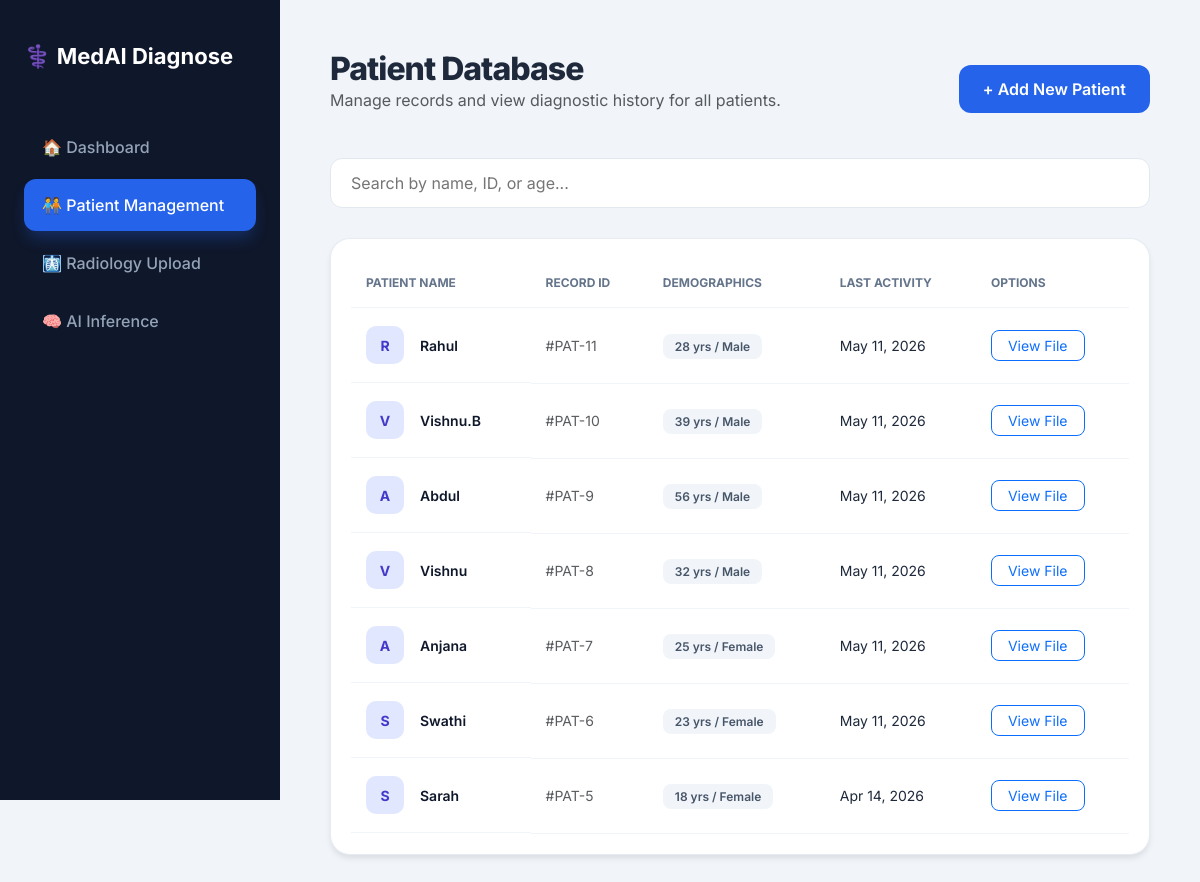
The page /doctor_patient/ (signed in) on the database its author committed.
### analyzer/models.py (models this page shows, shortened)
class Patient(models.Model):
    GENDER_CHOICES = [
        ('Male', 'Male'),
        ('Female', 'Female'),
        ('Other', 'Other'),
    ]
    name = models.CharField(max_length=255)
    age = models.IntegerField()
    gender = models.CharField(max_length=10, choices=GENDER_CHOICES)
    phone = models.CharField(max_length=20, blank=True, null=True)
    email = models.EmailField(blank=True, null=True)
    added_by = models.ForeignKey(User, on_delete=models.CASCADE, related_name='patients', null=True, blank=True)
    created_at = models.DateTimeField(auto_now_add=True)
    @property
    def last_visit(self):
        last_scan = self.scans.order_by('-created_at').first()
        return last_scan.created_at if last_scan else self.created_at

### analyzer/views.py (the view)
# urls.py: path('doctor_patient/',views.doctor_patient,name='doctor_patient'),
@login_required
def doctor_patient(request):
    patients = Patient.objects.filter(added_by=request.user).order_by('-id')
    return render(request, 'analyzer/Doctor_patient.html', {'patients': patients})

### analyzer/templates/analyzer/Doctor_patient.html (shortened to what this page needs)
<!DOCTYPE html>
<html lang="en">
<head>
    <link href="https://cdn.jsdelivr.net/npm/bootstrap@5.3.0/dist/css/bootstrap.min.css" rel="stylesheet">
</head>
<body>
    <aside class="sidebar">
        <a href="{% url 'doctordashboard' %}" class="brand">⚕️ MedAI Diagnose</a>
        <nav class="nav-menu">
            <a href="{% url 'doctordashboard' %}" class="nav-item">🏠 Dashboard</a>
            <a href="{% url 'doctor_patient' %}" class="nav-item active">🧑‍🤝‍🧑 Patient Management</a>
            <a href="{% url 'radiology_upload' %}" class="nav-item">🩻 Radiology Upload</a>
            <a href="{%url 'ai_inference' %}" class="nav-item">🧠 AI Inference</a>
        </nav>
    </aside>
    <main class="main-content">
        <div class="header">
            <div>
                <h1>Patient Database</h1>
                <p class="text-muted">Manage records and view diagnostic history for all patients.</p>
            </div>
            <button class="btn-add" data-bs-toggle="modal" data-bs-target="#addPatientModal">+ Add New Patient</button>
        </div>
        <div class="action-bar">
            <input type="text" class="search-input" id="patientSearch" placeholder="Search by name, ID, or age...">
        </div>
        <div class="patient-card">
            <table id="patientTable">
                <thead>
                    <tr>
                        <th>Patient Name</th>
                        <th>Record ID</th>
                        <th>Demographics</th>
                        <th>Last Activity</th>
                        <th>Options</th>
                    </tr>
                </thead>
                <tbody>
                    {% for patient in patients %}
                    <tr>
                        <td class="d-flex align-items-center gap-3">
                            <div class="avatar">{{ patient.name|slice:":1"|upper }}</div>
                            <span style="font-weight: 600; color: #0f172a;">{{ patient.name }}</span>
                        </td>
                        <td class="text-muted">#PAT-{{ patient.id }}</td>
                        <td><span class="badge-age">{{ patient.age }} yrs / {{ patient.gender }}</span></td>
                        <td>{{ patient.last_visit|date:"M d, Y"|default:"No visits" }}</td>
                        <td>
                            <a href="#" class="btn btn-sm btn-outline-primary px-3" style="border-radius: 8px;">View File</a>
                        </td>
                    </tr>
                    {% endfor %}
                </tbody>
            </table>
        </div>
    </main>
</body>
</html>

### analyzer/templates/analyzer/Doctor_patient.html (style rules this page uses)
:root { --sidebar-width: 280px; --bg-dark: #0f172a; --bg-light: #f1f5f9; --accent-blue: #2563eb; --text-main: #1e293b; --text-muted: #64748b; }
* { margin: 0; padding: 0; box-sizing: border-box; font-family: 'Inter', sans-serif; }
body { background: var(--bg-light); display: flex; min-height: 100vh; color: var(--text-main); }
.sidebar { width: var(--sidebar-width); background: var(--bg-dark); color: white; position: fixed; height: 100vh; padding: 40px 24px; display: flex; flex-direction: column; z-index: 1000; }
.brand { font-size: 22px; font-weight: 700; margin-bottom: 48px; color: white; text-decoration: none; }
.nav-item { display: flex; align-items: center; gap: 12px; padding: 14px 18px; color: #94a3b8; text-decoration: none; border-radius: 12px; margin-bottom: 6px; font-weight: 500; transition: all 0.3s; }
.nav-item.active { background: var(--accent-blue); color: white; box-shadow: 0 10px 15px -3px rgba(37, 99, 235, 0.3); }
.main-content { margin-left: var(--sidebar-width); padding: 50px; width: calc(100% - var(--sidebar-width)); }
.header { display: flex; justify-content: space-between; align-items: center; margin-bottom: 30px; }
.header h1 { font-size: 32px; font-weight: 800; letter-spacing: -1px; margin-bottom: 0; }
.action-bar { display: flex; gap: 15px; margin-bottom: 30px; }
.search-input { flex-grow: 1; border: 1px solid #e2e8f0; border-radius: 12px; padding: 12px 20px; outline: none; transition: 0.2s; background: white; }
.patient-card { background: white; border-radius: 20px; padding: 20px; box-shadow: 0 4px 6px -1px rgb(0 0 0 / 0.1); border: 1px solid rgba(226, 232, 240, 0.8); }
table { width: 100%; border-collapse: collapse; }
th { text-align: left; padding: 15px; font-size: 12px; color: var(--text-muted); text-transform: uppercase; border-bottom: 1px solid #f1f5f9; font-weight: 700; }
td { padding: 18px 15px; font-size: 14px; border-bottom: 1px solid #f1f5f9; vertical-align: middle; }
.avatar { width: 38px; height: 38px; background: #e0e7ff; color: #4338ca; border-radius: 10px; display: flex; align-items: center; justify-content: center; font-weight: 700; font-size: 14px; }
.btn-add { background: var(--accent-blue); color: white; border: none; padding: 12px 24px; border-radius: 12px; font-weight: 600; transition: 0.3s; }
.badge-age { background: #f1f5f9; color: #475569; padding: 5px 12px; border-radius: 8px; font-size: 12px; font-weight: 600; }

### rows shown on the page
Patient: name "R", name "Rahul", id "11", age "28", gender "Male", last_visit "May 11, 2026"
Patient: name "V", name "Vishnu.B", id "10", age "39", gender "Male", last_visit "May 11, 2026"
Patient: name "A", name "Abdul", id "9", age "56", gender "Male", last_visit "May 11, 2026"
Patient: name "V", name "Vishnu", id "8", age "32", gender "Male", last_visit "May 11, 2026"
Patient: name "A", name "Anjana", id "7", age "25", gender "Female", last_visit "May 11, 2026"
Patient: name "S", name "Swathi", id "6", age "23", gender "Female", last_visit "May 11, 2026"
Patient: name "S", name "Sarah", id "5", age "18", gender "Female", last_visit "Apr 14, 2026"
